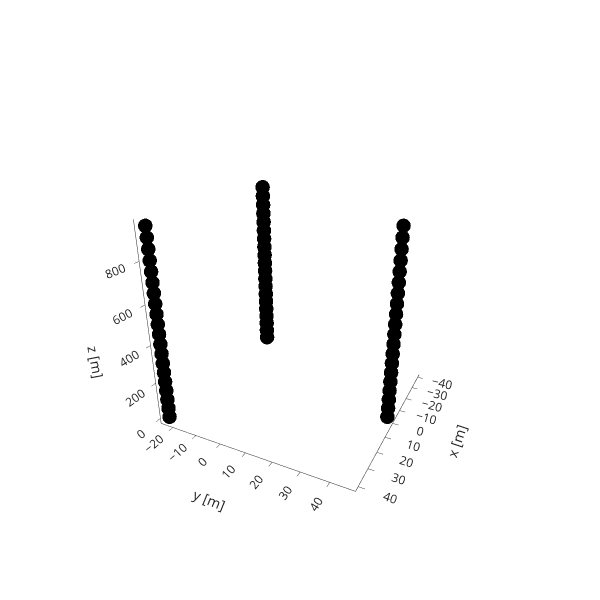

Here is the notebook cell this chart was saved with:
### Code cell
get_detector_scatter3ds(detector)

### Figure 1 — Plotly figure (JSON) as saved in the notebook; plotly's stock layout.template omitted (floating-point values rounded to 4 significant figures; data arrays with more than 128 entries replaced by an {"elided": "..."} marker saying what was removed)
{"data": [{"marker": {"color": "black", "colorscale": [[0, "#440154"], [0.1111, "#482878"], [0.2222, "#3e4989"], [0.3333, "#31688e"], [0.4444, "#26828e"], [0.5556, "#1f9e89"], [0.6667, "#35b779"], [0.7778, "#6ece58"], [0.8889, "#b5de2b"], [1, "#fde725"]], "opacity": 0.4, "size": 5}, "mode": "markers", "name": "modules", "type": "scatter3d", "x": {"elided": "960 int values"}, "y": {"elided": "960 float values"}, "z": {"elided": "960 int values"}}], "layout": {"autosize": false, "height": 600, "scene": {"aspectmode": "auto", "aspectratio": {"x": 1, "y": 1, "z": 1}, "camera": {"eye": {"x": 2, "y": 1, "z": 1}}, "xaxis": {"title": {"text": "x [m]"}, "type": "linear"}, "yaxis": {"title": {"text": "y [m]"}, "type": "linear"}, "zaxis": {"title": {"text": "z [m]"}, "type": "linear"}}, "showlegend": false, "width": 600}}
